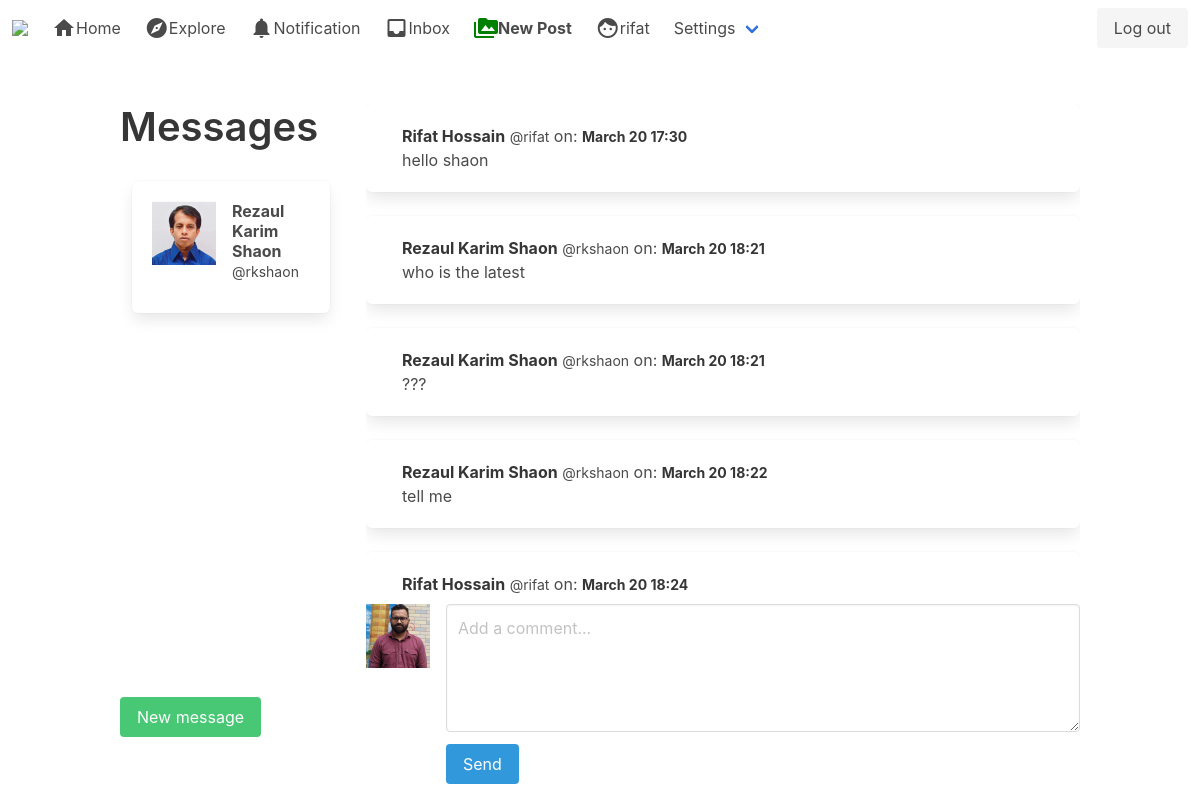
The app's page /dm/ (signed in) with its own data.
### authy/models.py (models this page shows, shortened)
class Profile(models.Model):
    user = models.OneToOneField(User, on_delete=models.CASCADE)
    first_name = models.CharField(max_length=50, null=True, blank=True)
    last_name = models.CharField(max_length=50, null=True, blank=True)
    location = models.CharField(max_length=50, null=True, blank=True)
    url = models.CharField(max_length=80, null=True, blank=True)
    profile_info = models.TextField(max_length=150, null=True, blank=True)
    created = models.DateField(auto_now_add=True)
    favorites = models.ManyToManyField(Post)
    picture = models.ImageField(upload_to=use_directory_path, blank=True, null=True, verbose_name='Picture')

### direct_message/models.py (models this page shows, shortened)
class Message(models.Model):
    user = models.ForeignKey(User, on_delete=models.CASCADE, related_name='user')
    sender = models.ForeignKey(User, on_delete=models.CASCADE, related_name='from_user')
    recipient = models.ForeignKey(User, on_delete=models.CASCADE, related_name='to_user')
    body = models.TextField(max_length=1000, blank=True, null=True)
    date = models.DateTimeField(auto_now_add=True)
    is_read = models.BooleanField(default=False)
    def get_messages(user):
        users = []
        messages = Message.objects.filter(user=user).values('recipient').annotate(last=Max('date')).order_by('-last')
        for message in messages:
            users.append({
                'user': User.objects.get(pk=message['recipient']),
                'last': message['last'],
                'unread': Message.objects.filter(user=user, recipient__pk=message['recipient'], is_read=False).count(),
                })
        return users

### direct_message/views.py (the view)
# urls.py: path('', inbox, name='inbox'),
@login_required
def inbox(request):
    user = request.user
    messages = Message.get_messages(user=user)
    active_dm = None
    directs = None
    if messages:
        message = messages[0]
        active_dm = message['user'].username
        directs = Message.objects.filter(user=user, recipient=message['user'])
        directs.update(is_read=True)
        for message in messages:
            if message['user'].username == active_dm:
                message['unread'] = 0
    context = {
        'directs': directs,
        'messages': messages,
        'active_dm': active_dm,
    }
    template = loader.get_template('dm/direct.html')
    return HttpResponse(template.render(context, request))

### instagram_clone/templates/dm/direct.html (shortened to what this page needs)
{% extends 'base.html' %}
{% load static %}
{% block content %}
<div class="columns is-mobile">
  <div class="column is-one-quarter">
    <aside class="menu">
      <h1 class="title is-2">Messages</h1>
      <ul style="overflow-y: scroll; height: 500px" class="menu-list">
        {% for message in messages %}
        <a class="{% if active_direct == message.user.username %}is-active{% endif %}" href="{% url 'direct_message' message.user.username %}">
          <div class="box">
            <article class="media">
              <div class="media-left">
                <figure class="image is-64x64">
                    {% if message.user.profile.picture %}
                    <img src="{{ message.user.profile.picture.url }}" alt="Placeholder image">
                    {% else %}
                    <img src="https://bulma.io/images/placeholders/96x96.png" alt="Placeholder image">
                    {% endif %}
                  </figure>
                </div>
                <div class="media-content">
                  <div class="content">
                    <p><strong>{{ message.user.profile.first_name }} {{ message.user.profile.last_name }}</strong> <small>@{{ message.user.username }}</small></p>
                  </div>
                </div>
              </article>
            </div>
          </a>
        {% endfor %}
      </ul>
    </aside>
    <br>
    <a href="{% url 'user_search' %}" class="button is-success">New message</a>
  </div>
  <div class="column">
    <div style="overflow-y: scroll; height: 500px">
      {% for direct in directs %}
      <div class="box">
        <article class="media">
          <div class="media-content">
            <div class="content">
              <p>
                <strong>{{ direct.sender.profile.first_name }} {{ direct.sender.profile.last_name }}</strong>
                <small>@{{ direct.sender.username }}</small> on: <strong><small>{{ direct.date|date:'N d G:i'}}</small></strong>
              </p>
              {{ direct.body }}
            </div>
          </div>
        </article>
      </div>
      {% endfor %}
    </div>
    <form role="form" method="POST" action="{% url 'send_dm' %}">
      <article class="media">
        <figure class="media-left">
          <p class="image is-64x64">
            {% if request.user.profile.picture %}
            <img src="{{ request.user.profile.picture.url }}">
            {% else %}
            <img src="https://bulma.io/images/placeholders/128x128.png">
            {% endif %}
          </p>
        </figure>
        <div class="media-content">
          <div class="field">
            <p class="control"><textarea autofocus class="textarea" name="body" placeholder="Add a comment..."></textarea></p>
          </div>
          <nav class="level">
            <div class="level-left">
              <div class="level-item">
                <button type="submit" name="action" class="button is-info">Send</button>
              </div>
            </div>
          </nav>
        </div>
      </article>
    </form>
  </div>
</div>
{% endblock %}

### instagram_clone/templates/base.html (shortened to what this page needs)
{% load static %}
<!DOCTYPE html>
<html>
  <head>
    <link rel="stylesheet" href="{% static 'css/bulma.min.css' %}">
    <link rel="stylesheet" href="{% static 'css/style.css' %}">
  </head>
  <body>
    <nav class="navbar" role="navigation" aria-label="main navigation">
      <div class="navbar-brand">
        <a class="navbar-item" href="{% url 'index' %}">
          <img src="https://upload.wikimedia.org/wikipedia/commons/thumb/e/e7/Instagram_logo_2016.svg/1200px-Instagram_logo_2016.svg.png" width="" height="28">
        </a>
      </div>
      <div id="navbarBasicExample" class="navbar-menu">
        <div class="navbar-start">
          <a href="{% url 'index' %}" class="navbar-item"><span class="material-icons">home</span>Home</a>
          <a class="navbar-item"><span class="material-icons">explore</span>Explore</a>
          <a class="navbar-item"><span class="material-icons">notifications</span>Notification</a>
          <a class="navbar-item" href="{% url 'inbox' %}"><span class="material-icons">inbox</span>Inbox</a>
          <a class="navbar-item" href="{% url 'new_post' %}"><span class="material-icons" style="color: green;">perm_media</span><strong>New Post</strong></a>
          <a class="navbar-item" href="{% url 'profile' request.user %}"><span class="material-icons">face</span>{{request.user}}</a>
          <div class="navbar-item has-dropdown is-hoverable">
            <a class="navbar-link">Settings</a>
          </div>
        </div>
        <div class="navbar-end">
          <div class="navbar-item">
            <div class="buttons">
              {% if user.is_authenticated %}
              <a href="{% url 'logout' %}" class="button is-light">Log out</a>
              {% else %}
              <a class="button is-primary"><strong>Sign up</strong></a>
              <a href="{% url 'login' %}" class="button is-light">Log in</a>
              {% endif %}
            </div>
          </div>
        </div>
      </div>
    </nav>
    <section class="section">
      <div class="container">
        {% block content %}
        {% endblock %}
      </div>
    </section>
  </body>
</html>

### records on screen
Message: sender.profile.first_name "Rifat", sender.profile.last_name "Hossain", sender.username "rifat", date "March 20 17:30", body "hello shaon"
Message: sender.profile.first_name "Rezaul Karim", sender.profile.last_name "Shaon", sender.username "rkshaon", date "March 20 18:21", body "who is the latest"
Message: sender.profile.first_name "Rezaul Karim", sender.profile.last_name "Shaon", sender.username "rkshaon", date "March 20 18:21", body "???"
Message: sender.profile.first_name "Rezaul Karim", sender.profile.last_name "Shaon", sender.username "rkshaon", date "March 20 18:22", body "tell me"
Message: sender.profile.first_name "Rifat", sender.profile.last_name "Hossain", sender.username "rifat", date "March 20 18:24"

### other values on screen
{{ request.user }} "rifat"
{{ message.user.profile.first_name }} "Rezaul Karim"
{{ message.user.profile.last_name }} "Shaon"
{{ message.user.username }} "rkshaon"
